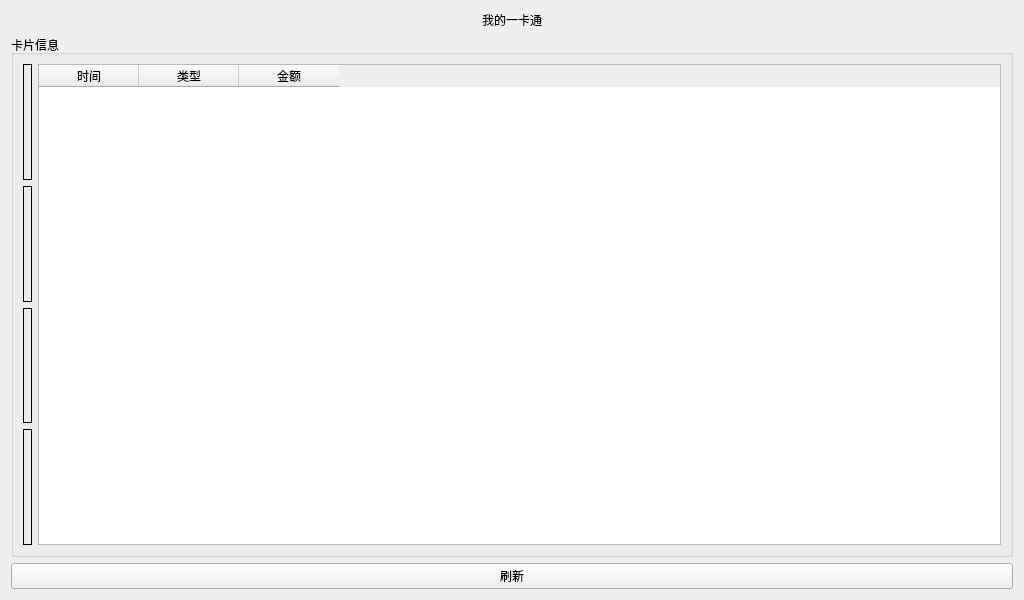
<?xml version="1.0" encoding="UTF-8"?>
<ui version="4.0">
 <class>userCardWidget</class>
 <widget class="QWidget" name="userCardWidget">
  <property name="geometry">
   <rect>
    <x>0</x>
    <y>0</y>
    <width>1024</width>
    <height>600</height>
   </rect>
  </property>
  <property name="windowTitle">
   <string>Form</string>
  </property>
  <layout class="QVBoxLayout" name="verticalLayout_5">
   <item>
    <widget class="QLabel" name="label">
     <property name="text">
      <string>我的一卡通</string>
     </property>
     <property name="alignment">
      <set>Qt::AlignCenter</set>
     </property>
    </widget>
   </item>
   <item>
    <widget class="QGroupBox" name="groupBox">
     <property name="title">
      <string>卡片信息</string>
     </property>
     <layout class="QHBoxLayout" name="horizontalLayout_5">
      <item>
       <layout class="QVBoxLayout" name="verticalLayout_3">
        <item>
         <widget class="QLabel" name="userNameLabel">
          <property name="frameShape">
           <enum>QFrame::Box</enum>
          </property>
          <property name="text">
           <string/>
          </property>
         </widget>
        </item>
        <item>
         <widget class="QLabel" name="cardNumberLabel">
          <property name="frameShape">
           <enum>QFrame::Box</enum>
          </property>
          <property name="text">
           <string/>
          </property>
         </widget>
        </item>
        <item>
         <widget class="QLabel" name="balanceLabel">
          <property name="frameShape">
           <enum>QFrame::Box</enum>
          </property>
          <property name="text">
           <string/>
          </property>
         </widget>
        </item>
        <item>
         <widget class="QLabel" name="statusLabel">
          <property name="frameShape">
           <enum>QFrame::Box</enum>
          </property>
          <property name="text">
           <string/>
          </property>
         </widget>
        </item>
       </layout>
      </item>
      <item>
       <widget class="QTableWidget" name="transactionTable">
        <property name="sizePolicy">
         <sizepolicy hsizetype="Expanding" vsizetype="Expanding">
          <horstretch>0</horstretch>
          <verstretch>0</verstretch>
         </sizepolicy>
        </property>
        <column>
         <property name="text">
          <string>时间</string>
         </property>
        </column>
        <column>
         <property name="text">
          <string>类型</string>
         </property>
        </column>
        <column>
         <property name="text">
          <string>金额</string>
         </property>
        </column>
       </widget>
      </item>
     </layout>
    </widget>
   </item>
   <item>
    <widget class="QPushButton" name="refreshBtn">
     <property name="text">
      <string>刷新</string>
     </property>
    </widget>
   </item>
  </layout>
 </widget>
 <resources/>
 <connections/>
</ui>
